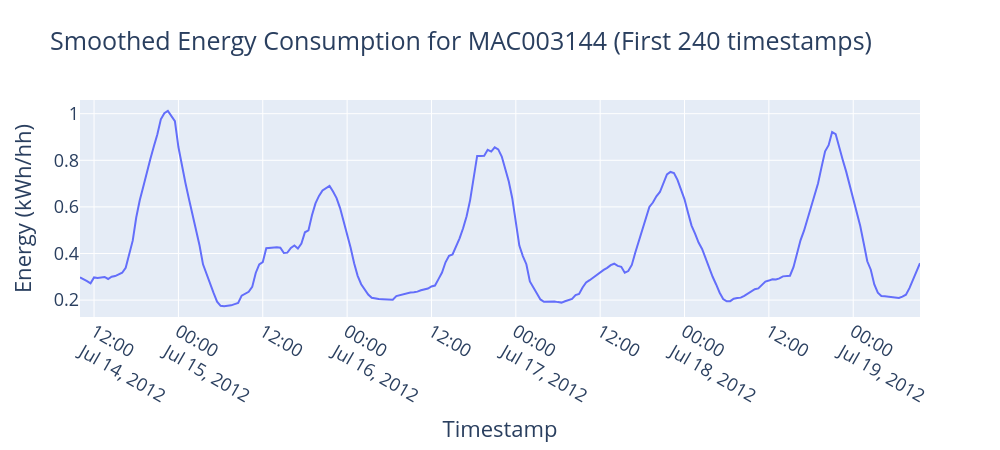

Notebook code for this chart:
### Code cell
example_household = 'MAC003144'

household_data = (
    smoothed_energy_df[smoothed_energy_df['LCLid'] == example_household]
    .sort_values('tstp')     # make sure time is sorted
    .iloc[:240]              # take only first 240 rows
)

fig = go.Figure()

fig.add_trace(
    go.Scatter(
        x=household_data['tstp'],
        y=household_data['energy(kWh/hh)_smoothed'],
        mode='lines',
        name=example_household
    )
)

fig.update_layout(
    title=f"Smoothed Energy Consumption for {example_household} (First 240 timestamps)",
    xaxis_title="Timestamp",
    yaxis_title="Energy (kWh/hh)"
)

fig.update_layout(
    font=dict(size=18),          # global font (axes, title, etc.)
    legend=dict(font=dict(size=18)),
)

fig.update_layout(
    width=1000,   # make it less wide (try 600–900)
    height=450   # optional
)

fig.show()

### Figure 1 — Plotly figure (JSON) as saved in the notebook; plotly's stock layout.template omitted (floating-point values rounded to 4 significant figures; data arrays with more than 128 entries replaced by an {"elided": "..."} marker saying what was removed)
{"data": [{"mode": "lines", "name": "MAC003144", "type": "scatter", "x": {"elided": "240 str values"}, "y": {"elided": "240 float values"}}], "layout": {"font": {"size": 18}, "height": 450, "legend": {"font": {"size": 18}}, "title": {"text": "Smoothed Energy Consumption for MAC003144 (First 240 timestamps)"}, "width": 1000, "xaxis": {"title": {"text": "Timestamp"}}, "yaxis": {"title": {"text": "Energy (kWh/hh)"}}}}
